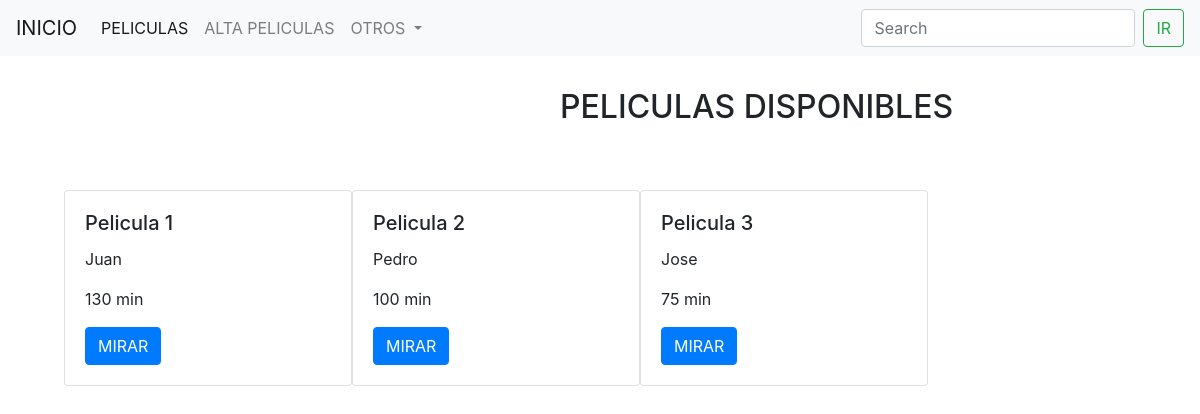
Page /peliculas/ on the earlier database version.
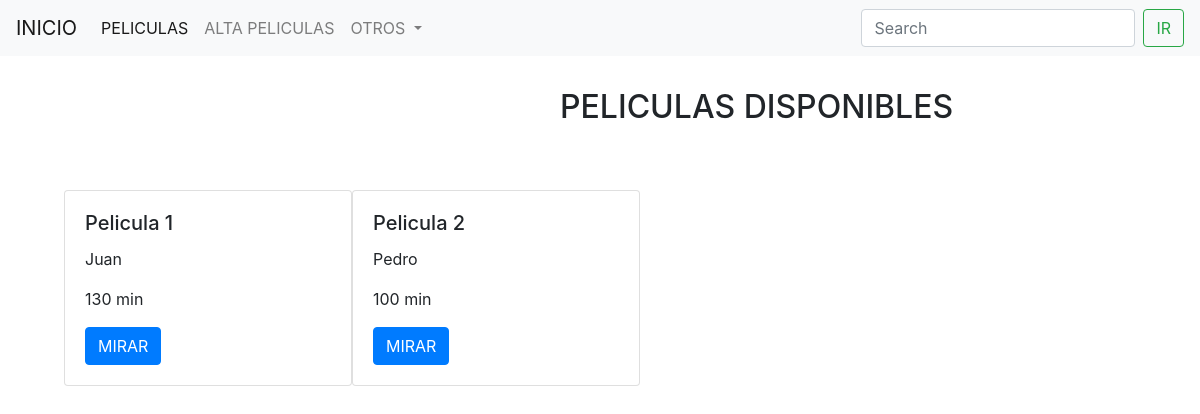
Same page on the later database version.
### pelicula/models.py (models this page shows)
class Movie(models.Model):
    nombre = models.CharField(max_length=40)
    duracionminutos = models.IntegerField()
    actores = models.CharField(max_length=100)
    creacion =  models.IntegerField()
    SKU = models.CharField(max_length=30, unique=True)
    active = models.BooleanField(default=True)
    class Meta:
        verbose_name = 'pelicula'
        verbose_name_plural = 'peliculas'

### pelicula/views.py (the view)
# urls.py: path('', products, name = 'products'),
def products(request):
    print(request.method)
    productos = Movie.objects.all()
    context = {'productos':productos}
    return render(request, 'peliculas.html', context=context)

### templates/peliculas.html
{% extends 'basep.html' %}
{% block contenido %}
<h2 style="margin-left:35rem; margin-top:2rem">PELICULAS DISPONIBLES</h2>
<div class="d-flex" style="margin-top:4rem; margin-left:4rem">
    {% for product in productos %}
    <div class="card" style="width: 18rem;">
        <div class="card-body">
            <h5 class="card-title">{{product.nombre}}</h5>
            <p class="card-text">{{product.actores}}</p>
            <p class="card-text">{{product.duracionminutos}} min</p>
            <a href="#" class="btn btn-primary">MIRAR</a>
        </div>
    </div>
    {% endfor %}
</div>
{% endblock %}

Differences in the rows shown:
removed Movie: nombre "Pelicula 3", actores "Jose", duracionminutos "75"
